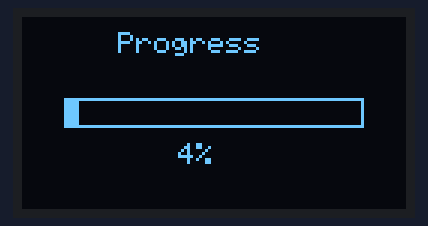
Bench run of a sketch on a simulated Arduino Uno, built with avr-gcc and run on an emulated ATmega328P. Shown: 128×64 one-colour display. Random numbers use the default seed unless the sketch sets one.

Above: at 0.37 s.
At 1.84 s:
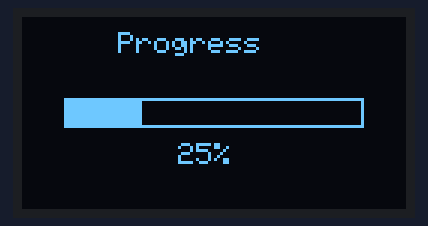
At 3.05 s:
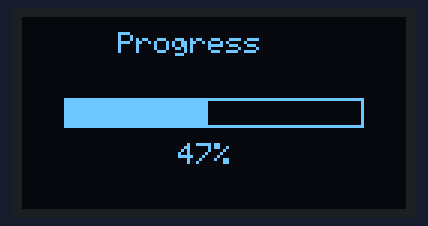
At 4.1 s:
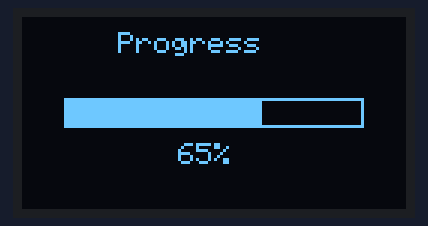
At 5.34 s:
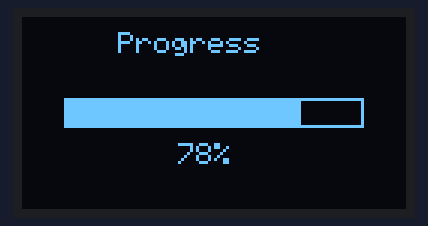
At 6.4 s:
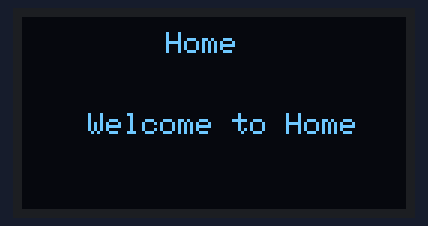

The sketch:

ssd1306.ino
```cpp
#include <Wire.h>
#include <Adafruit_GFX.h>
#include <Adafruit_SSD1306.h>

#define SCREEN_WIDTH 128 // OLED 宽度
#define SCREEN_HEIGHT 64 // OLED 高度
#define OLED_RESET 4
Adafruit_SSD1306 display(SCREEN_WIDTH, SCREEN_HEIGHT, &Wire, OLED_RESET);

int progress = 0;  // 进度（0 - 100）
bool isProgressComplete = false;  // 标记进度是否完成


void setup() {
    Serial.begin(115200);
    display.begin(SSD1306_SWITCHCAPVCC, 0x3C);
    display.clearDisplay();
    display.display();

}

void loop() {
  display.clearDisplay();

  if(!isProgressComplete){
      draw_title("Progress");
      draw_progress_bar(progress);

      // 模拟进度条的速度，随机增速（控制更新步伐不一致）
      int increment = random(1, 5);  // 随机在1到5之间增加进度
      progress += increment;

      // 进度条达到100时重置
      if (progress >= 100) {
          progress = 100;
          isProgressComplete = true;
      }

      delay(random(50, 200));  // 随机延迟，模拟进度条不规则的更新速度

    }else{
      // 进度条完成后，显示主页
      draw_title("Home");  // 传入不同的标题
      display.setTextSize(1);
      display.setTextColor(SSD1306_WHITE);
      display.setCursor((SCREEN_WIDTH - 6 * 14) / 2, SCREEN_HEIGHT / 2);
      display.print("Welcome to Home");
    }

    display.display();
}

// 绘制标题
void draw_title(const char* title) {
    display.setTextSize(1);
    display.setTextColor(SSD1306_WHITE);

    int textWidth = 8 * strlen(title);  // 计算文本宽度（假设每个字符约 8 像素宽）

    display.setCursor((SCREEN_WIDTH - textWidth) / 2, 5); // 居中
    display.print(title);
}

// 绘制进度条和百分比
void draw_progress_bar(int percentage) {
    int barWidth = 100;  // 进度条宽度
    int barHeight = 10;  // 进度条高度
    int x = (SCREEN_WIDTH - barWidth) / 2; // 居中
    int y = (SCREEN_HEIGHT - barHeight) / 2; // 居中

    // 画进度条背景框
    display.drawRect(x, y, barWidth, barHeight, SSD1306_WHITE);

    // 填充进度
    int fillWidth = (percentage * barWidth) / 100;
    display.fillRect(x + 1, y + 1, fillWidth, barHeight - 2, SSD1306_WHITE);

    // 显示百分比（居中放在进度条下方）
    display.setTextSize(1);
    display.setCursor((SCREEN_WIDTH - 6 * 4) / 2, y + barHeight + 5);
    display.print(percentage);
    display.print("%");
}
```
